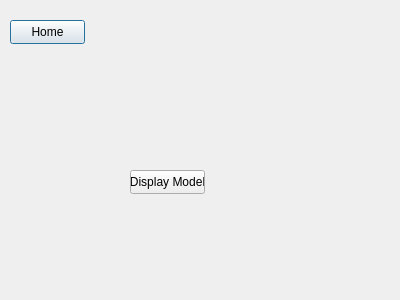
<?xml version="1.0" encoding="UTF-8"?>
<ui version="4.0">
 <class>TripData</class>
 <widget class="QDialog" name="TripData">
  <property name="geometry">
   <rect>
    <x>0</x>
    <y>0</y>
    <width>400</width>
    <height>300</height>
   </rect>
  </property>
  <property name="windowTitle">
   <string>Dialog</string>
  </property>
  <widget class="QPushButton" name="HomeBtn">
   <property name="geometry">
    <rect>
     <x>10</x>
     <y>20</y>
     <width>75</width>
     <height>24</height>
    </rect>
   </property>
   <property name="text">
    <string>Home</string>
   </property>
  </widget>
  <widget class="QPushButton" name="DisplayModel">
   <property name="geometry">
    <rect>
     <x>130</x>
     <y>170</y>
     <width>75</width>
     <height>24</height>
    </rect>
   </property>
   <property name="text">
    <string>Display Model</string>
   </property>
  </widget>
 </widget>
 <resources/>
 <connections/>
</ui>
